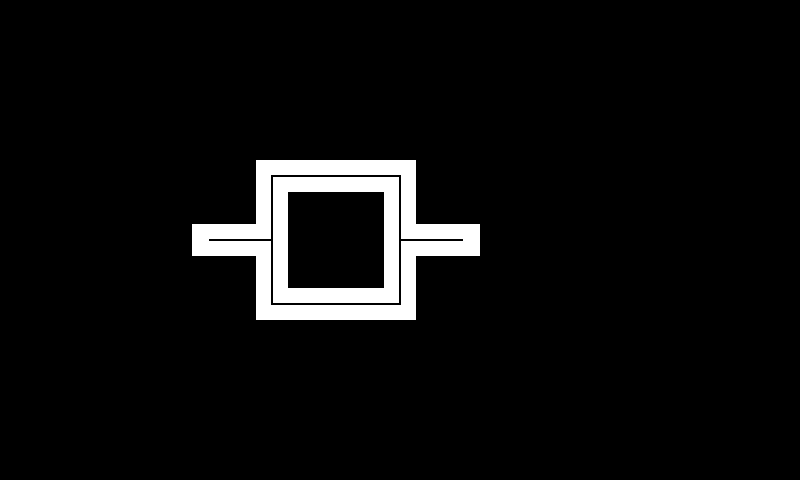

Below is a game level as drawn by its tile map, then a one-line description and the .tmx file that defines it, in full:
An orthogonal 25x15 tile map with 32x32 px tiles, 1 tile layer (Tile Layer 1) and 4 objects.

<map version="1.10" tiledversion="1.11.2" orientation="orthogonal" renderorder="right-down" width="25" height="15" tilewidth="32" tileheight="32" infinite="0" nextlayerid="3" nextobjectid="7">
 <tileset firstgid="1" source="ElectroTileSet.tsx" />
 <layer id="1" name="Tile Layer 1" width="25" height="15">
  <data encoding="csv">
0,0,0,0,0,0,0,0,0,0,0,0,0,0,0,0,0,0,0,0,0,0,0,0,0,
0,0,0,0,0,0,0,0,0,0,0,0,0,0,0,0,0,0,0,0,0,0,0,0,0,
0,0,0,0,0,0,0,0,0,0,0,0,0,0,0,0,0,0,0,0,0,0,0,0,0,
0,0,0,0,0,0,0,0,0,0,0,0,0,0,0,0,0,0,0,0,0,0,0,0,0,
0,0,0,0,0,0,0,0,0,0,0,0,0,0,0,0,0,0,0,0,0,0,0,0,0,
0,0,0,0,0,0,0,0,2684354572,11,11,11,3221225484,0,0,0,0,0,0,0,0,0,0,0,0,
0,0,0,0,0,0,0,0,1610612747,0,0,0,1610612747,0,0,0,0,0,0,0,0,0,0,0,0,
0,0,0,0,0,0,17,11,1610612749,0,0,0,2684354573,11,3221225489,0,0,0,0,0,0,0,0,0,0,
0,0,0,0,0,0,0,0,1610612747,0,0,0,1610612747,0,0,0,0,0,0,0,0,0,0,0,0,
0,0,0,0,0,0,0,0,12,11,11,11,1610612748,0,0,0,0,0,0,0,0,0,0,0,0,
0,0,0,0,0,0,0,0,0,0,0,0,0,0,0,0,0,0,0,0,0,0,0,0,0,
0,0,0,0,0,0,0,0,0,0,0,0,0,0,0,0,0,0,0,0,0,0,0,0,0,
0,0,0,0,0,0,0,0,0,0,0,0,0,0,0,0,0,0,0,0,0,0,0,0,0,
0,0,0,0,0,0,0,0,0,0,0,0,0,0,0,0,0,0,0,0,0,0,0,0,0,
0,0,0,0,0,0,0,0,0,0,0,0,0,0,0,0,0,0,0,0,0,0,0,0,0
  </data>
 </layer>
 <objectgroup id="2" name="Object Layer 1">
  <object id="3" gid="9" x="192" y="256" width="32" height="32" />
  <object id="4" gid="10" x="448" y="256" width="32" height="32" />
  <object id="5" gid="18" x="320" y="192" width="32" height="32">
   <properties>
    <property name="voltage" type="int" value="2" />
   </properties>
  </object>
  <object id="6" gid="19" x="320" y="320" width="32" height="32" />
 </objectgroup>
</map>
